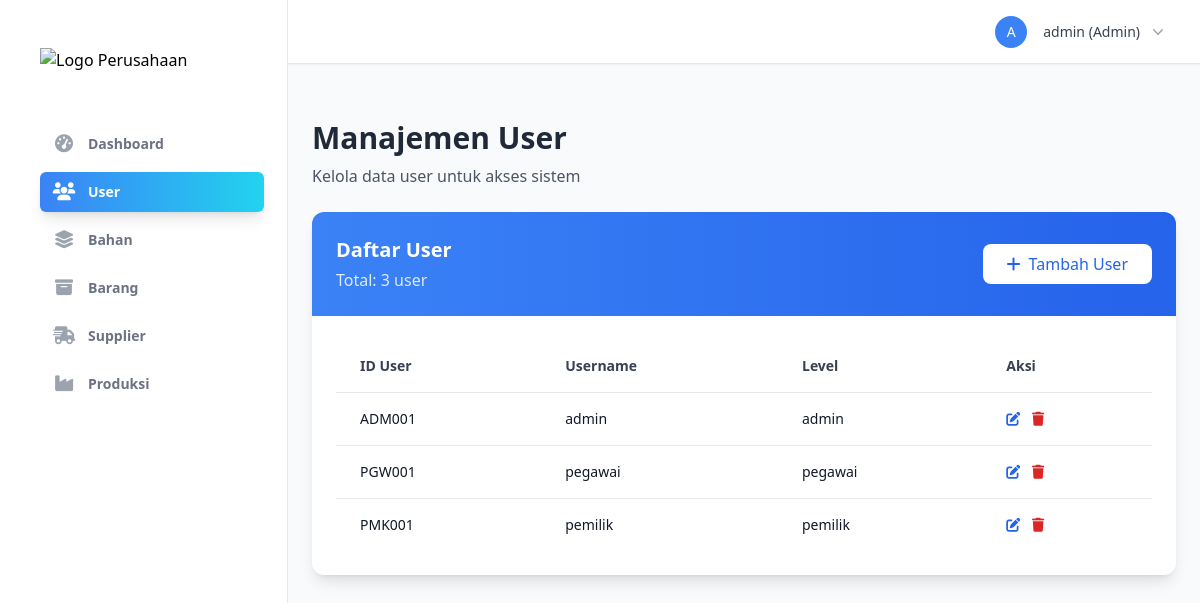
/pages/user_management.php (signed in), run on the app's committed database.
### tables this page shows
CREATE TABLE user (
    id_user VARCHAR(25) PRIMARY KEY,
    username VARCHAR(50) NOT NULL,
    password VARCHAR(60) NOT NULL,
    level ENUM('admin', 'pegawai', 'pemilik') NOT NULL
);

### pages/user_management.php (the view, shortened to what this page needs)
<?php
require_once '../config/db_connect.php';
require_once '../includes/header.php';
$stmt = $pdo->query("SELECT * FROM user ORDER BY username");
$users = $stmt->fetchAll(PDO::FETCH_ASSOC);
?>
<div class="flex min-h-screen">
    <?php require_once '../includes/sidebar.php'; ?>
    <main class="flex-1 p-6">
        <div id="userManagement" class="section active">
            <div class="mb-6">
                <h2 class="text-3xl font-bold text-gray-800">Manajemen User</h2>
                <p class="text-gray-600 mt-2">Kelola data user untuk akses sistem</p>
            </div>
            <div class="bg-white rounded-xl shadow-lg overflow-hidden">
                <div class="bg-gradient-to-r from-blue-500 to-blue-600 p-6">
                    <div class="flex justify-between items-center">
                        <div>
                            <h3 class="text-xl font-semibold text-white">Daftar User</h3>
                            <p class="text-blue-100 mt-1">Total: <?php echo count($users); ?> user</p>
                        </div>
                        <button onclick="showAddUserForm()" class="bg-white text-blue-600 hover:bg-blue-50 px-6 py-2 rounded-lg font-medium transition duration-200 flex items-center">
                            <i class="fas fa-plus mr-2"></i>Tambah User
                        </button>
                    </div>
                </div>
                <div class="p-6">
                    <div class="overflow-x-auto">
                        <table class="min-w-full responsive-table">
                            <thead>
                                <tr class="border-b border-gray-200">
                                    <th class="px-6 py-4 text-left text-sm font-semibold text-gray-700">ID User</th>
                                    <th class="px-6 py-4 text-left text-sm font-semibold text-gray-700">Username</th>
                                    <th class="px-6 py-4 text-left text-sm font-semibold text-gray-700">Level</th>
                                    <th class="px-6 py-4 text-left text-sm font-semibold text-gray-700">Aksi</th>
                                </tr>
                            </thead>
                            <tbody class="divide-y divide-gray-200">
                                <?php foreach ($users as $user): ?>
                                    <tr class="hover:bg-gray-50 transition duration-200">
                                        <td data-label="ID User" class="px-6 py-4 text-sm font-medium text-gray-900"><?php echo htmlspecialchars($user['id_user']); ?></td>
                                        <td data-label="Username" class="px-6 py-4 text-sm text-gray-900"><?php echo htmlspecialchars($user['username']); ?></td>
                                        <td data-label="Level" class="px-6 py-4 text-sm text-gray-900"><?php echo htmlspecialchars($user['level']); ?></td>
                                        <td data-label="Aksi" class="px-6 py-4 text-sm font-medium">
                                            <button onclick="editUser('<?php echo $user['id_user']; ?>')" class="text-blue-600 hover:text-blue-900 mr-2"><i class="fas fa-edit"></i></button>
                                            <button onclick="deleteUser('<?php echo $user['id_user']; ?>')" class="text-red-600 hover:text-red-900"><i class="fas fa-trash"></i></button>
                                        </td>
                                    </tr>
                                <?php endforeach; ?>
                            </tbody>
                        </table>
                    </div>
                </div>
            </div>
        </div>
    </main>
</div>
<?php require_once '../includes/footer.php'; ?>

### includes/header.php (shortened to what this page needs)
<?php
$currentUser = isset($_SESSION['user']) ? $_SESSION['user'] : null;
?>
<!DOCTYPE html>
<html lang="id" class="h-full bg-gray-50">
<head>
    <script src="https://cdn.tailwindcss.com"></script>
</head>
<body class="h-full">
    <div x-data="{ sidebarOpen: false }" class="min-h-full">
        <?php if ($currentUser): ?>
                                <?php include 'sidebar.php'; ?>
            <div class="hidden lg:fixed lg:inset-y-0 lg:z-50 lg:flex lg:w-72 lg:flex-col">
                <div class="flex grow flex-col gap-y-5 overflow-y-auto border-r border-gray-200 bg-white px-6 pb-4 pt-5">
                    <nav class="flex flex-1 flex-col">
                        <?php include 'sidebar.php'; ?>
                    </nav>
                </div>
            </div>
            <div class="lg:pl-72">
                <div class="sticky top-0 z-40 flex h-16 shrink-0 items-center gap-x-4 border-b border-gray-200 bg-white px-4 shadow-sm sm:gap-x-6 sm:px-6 lg:px-8 no-print">
                    <div class="flex flex-1 items-center justify-between">
                        <div class="flex items-center gap-x-4 lg:gap-x-6">
                            <div class="relative" x-data="{ open: false }">
                                <button type="button" class="flex items-center gap-x-2 text-sm font-semibold leading-6 text-gray-900" @click="open = !open">
                                    <div class="h-8 w-8 rounded-full bg-primary-500 flex items-center justify-center">
                                        <span class="text-sm font-medium text-white"><?php echo strtoupper(substr($currentUser['username'], 0, 1)); ?></span>
                                    </div>
                                    <span class="hidden lg:flex lg:items-center">
                                        <span class="ml-2 text-sm font-medium text-gray-700"><?php echo htmlspecialchars($currentUser['username']); ?> (<?php echo htmlspecialchars(ucfirst($currentUser['level'])); ?>)</span>
                                        <svg class="ml-2 h-5 w-5 text-gray-400" viewBox="0 0 20 20" fill="currentColor"><path fill-rule="evenodd" d="M5.23 7.21a.75.75 0 011.06.02L10 11.168l3.71-3.938a.75.75 0 111.08 1.04l-4.25 4.5a.75.75 0 01-1.08 0l-4.25-4.5a.75.75 0 01.02-1.06z" clip-rule="evenodd" /></svg>
                                    </span>
                                </button>
                            </div>
                        </div>
                    </div>
                </div>
                <main class="py-6 lg:py-8">
        <?php else: ?>
            <main class="flex min-h-full flex-col justify-center py-12 sm:px-6 lg:px-8">
                <div class="sm:mx-auto sm:w-full sm:max-w-md">
        <?php endif; ?>

### includes/sidebar.php (shortened to what this page needs)
<div class="flex h-full flex-col lg:w-64 p-4">
    <div class="flex h-16 shrink-0 items-center">
        <a href="dashboard.php" class="flex items-center gap-x-3">
            <img class="h-10 w-auto" src="../assets/images/logo.png" alt="Logo Perusahaan">
        </a>
    </div>
    <nav class="flex flex-1 flex-col mt-6">
        <ul role="list" class="flex flex-1 flex-col gap-y-7">
            <li>
                <?php
                $currentUserRole = $_SESSION['user']['level'] ?? '';
                $currentPage = basename($_SERVER['PHP_SELF']);
                $navigation = [
                    ['name' => 'Dashboard', 'href' => 'dashboard.php', 'icon' => 'fa-solid fa-gauge-high', 'roles' => ['admin', 'pegawai', 'pemilik']],
                    ['name' => 'User', 'href' => 'user_management.php', 'icon' => 'fa-solid fa-users', 'roles' => ['admin']],
                    ['name' => 'Bahan', 'href' => 'material_management.php', 'icon' => 'fa-solid fa-layer-group', 'roles' => ['admin']],
                    ['name' => 'Barang', 'href' => 'product_management.php', 'icon' => 'fa-solid fa-box-archive', 'roles' => ['admin']],
                    ['name' => 'Supplier', 'href' => 'supplier_management.php', 'icon' => 'fa-solid fa-truck-fast', 'roles' => ['admin']],
                    ['name' => 'Produksi', 'href' => 'production_management.php', 'icon' => 'fa-solid fa-industry', 'roles' => ['admin']],
                    ['name' => 'Penjualan', 'href' => 'sales_management.php', 'icon' => 'fa-solid fa-cart-shopping', 'roles' => ['pegawai']],
                    ['name' => 'Pembelian', 'href' => 'purchase_management.php', 'icon' => 'fa-solid fa-dolly', 'roles' => ['pegawai']],
                    ['name' => 'Biaya', 'href' => 'cost_management.php', 'icon' => 'fa-solid fa-file-invoice-dollar', 'roles' => ['pegawai']],
                    ['name' => 'Daftar Bahan', 'href' => 'material_list.php', 'icon' => 'fa-solid fa-list-ul', 'roles' => ['pegawai']],
                    ['name' => 'Daftar Barang', 'href' => 'product_list.php', 'icon' => 'fa-solid fa-list-check', 'roles' => ['pegawai']],
                    ['name' => 'Daftar Supplier', 'href' => 'supplier_list.php', 'icon' => 'fa-solid fa-address-book', 'roles' => ['pegawai']],
                    ['name' => 'Laporan', 'href' => 'reports.php', 'icon' => 'fa-solid fa-chart-pie', 'roles' => ['pemilik']],
                ];
                ?>
                <ul role="list" class="space-y-2">
                    <?php foreach ($navigation as $item): ?>
                        <?php if (in_array($currentUserRole, $item['roles'])): ?>
                            <?php $isCurrent = ($currentPage === basename($item['href'])); ?>
                            <li>
                                <a href="<?php echo htmlspecialchars($item['href']); ?>"
                                    class="<?php echo $isCurrent
                                                ? 'bg-gradient-to-r from-blue-500 to-cyan-400 text-white shadow-lg'
                                                : 'text-gray-500 hover:text-gray-900 hover:bg-gray-100';
                                            ?> group flex items-center gap-x-3 rounded-md py-2 px-3 text-sm leading-6 font-semibold transition-all duration-200">
                                    <span class="flex items-center justify-center h-6 w-6">
                                        <i class="<?php echo htmlspecialchars($item['icon']); ?> <?php echo $isCurrent ? 'text-white' : 'text-gray-400 group-hover:text-gray-600'; ?> text-lg transition-all duration-200"></i>
                                    </span>
                                    <span><?php echo htmlspecialchars($item['name']); ?></span>
                                </a>
                            </li>
                        <?php endif; ?>
                    <?php endforeach; ?>
                </ul>
            </li>
        </ul>
    </nav>
</div>
<head>
    <link rel="stylesheet" href="https://cdnjs.cloudflare.com/ajax/libs/font-awesome/6.5.2/css/all.min.css" />
</head>

### includes/footer.php (shortened to what this page needs)
<!DOCTYPE html>
<html>
</div>
</html>

### data on the page
user: id_user "ADM001", username "admin", level "admin"
user: id_user "PGW001", username "pegawai", level "pegawai"
user: id_user "PMK001", username "pemilik", level "pemilik"

### other printed values
$item['name'] "Dashboard"
$item['name'] "User"
$item['name'] "Bahan"
$item['name'] "Barang"
$item['name'] "Supplier"
$item['name'] "Produksi"
substr($currentUser['username'], 0, 1) "A"
$currentUser['username'] "admin"
$currentUser['level'] "Admin"
count($users) "3"
